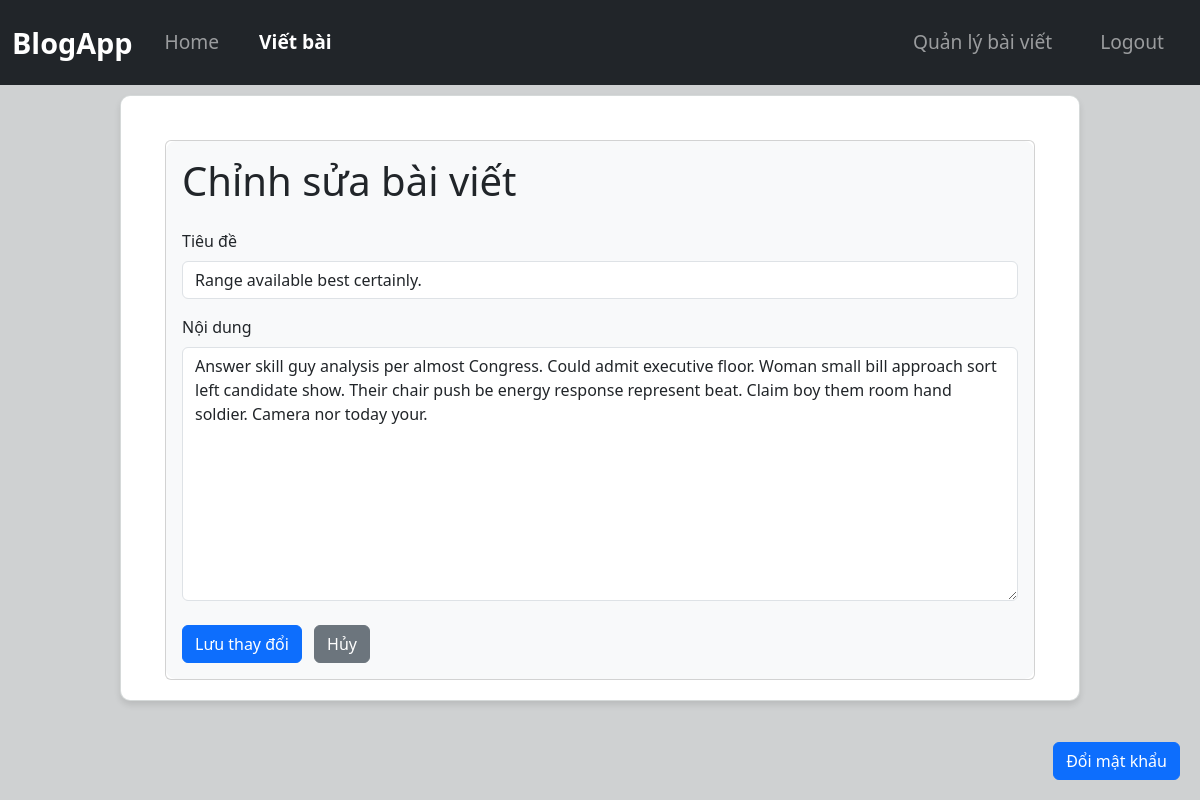
Screenshot of /post/16/edit (signed in) with the database file from the repository.
### tables this page shows
CREATE TABLE posts (
            id INTEGER PRIMARY KEY AUTOINCREMENT,
            title TEXT NOT NULL,
            content TEXT NOT NULL,
            username TEXT,
            date_posted TIMESTAMP DEFAULT CURRENT_TIMESTAMP
        );

### app/routes_post.py (the view, shortened to what this page needs)
@post_bp.route("/post/<int:post_id>/edit", methods=["GET", "POST"])
@login_required
def edit_post(post_id):
    db = get_db()
    post = db.execute("SELECT * FROM posts WHERE id = ? AND username = ?", (post_id, current_user.username)).fetchone()
    if not post:
        flash("Bài viết không tồn tại hoặc bạn không có quyền chỉnh sửa!", "danger")
        return redirect(url_for("post_bp.home"))
    return render_template("edit_post.html", post=post, current_user=current_user)

### app/__init__.py (called while the page is built)
def create_app():
    app = Flask(__name__)
    app.config["SECRET_KEY"] = "dev"
    app.teardown_appcontext(close_db)
    login_manager = LoginManager()
    login_manager.init_app(app)
    @login_manager.user_loader
    def load_user(user_id):
        user = get_user_by_id(user_id)
        if user is None:
            return None
        return User(user['id'], user['username'], user['email'], user['is_admin'], user['is_ban'])
    from app.routes_account import user_bp
    from app.routes_post import post_bp
    app.register_blueprint(post_bp)
    app.register_blueprint(user_bp)
    return app

### app/db.py (called while the page is built)
def get_db():
    if "db" not in g:
        g.db = sqlite3.connect(DATABASE)
        g.db.row_factory = sqlite3.Row  # Trả về dict thay vì tuple
    return g.db

def get_user_by_id(user_id):
    db = get_db()
    user = db.execute("SELECT * FROM users WHERE id = ?", (user_id,)).fetchone()
    return user if user else None

### app/templates/edit_post.html (shortened to what this page needs)
{% extends "base.html" %}
{% block content %}
<div class="container">
    <div class="card">
        <div class="card-body">
            <h1 class="card-title mb-4">Chỉnh sửa bài viết</h1>
            <form method="POST">
                <div class="mb-3">
                    <label for="title" class="form-label">Tiêu đề</label>
                    <input type="text" class="form-control" id="title" name="title" value="{{ post.title }}" required>
                </div>
                <div class="mb-3">
                    <label for="content" class="form-label">Nội dung</label>
                    <textarea class="form-control" id="content" name="content" rows="10" required>{{ post.content }}</textarea>
                </div>
                <div class="mt-4">
                    <button type="submit" class="btn btn-primary">
                         Lưu thay đổi
                    </button>
                    <a href="{{ url_for('post_bp.post_detail', post_id=post.id) }}" class="btn btn-secondary ms-2">
                         Hủy
                    </a>
                </div>
            </form>
        </div>
    </div>
</div>
{% endblock %}

### app/static/css/style.css (style rules this page uses)
body { background-color: #cfd1d2; color: #333333; }
.mb-3 { border-radius: 10px; border-color: #007BFF ; }
.card-body { border-radius: 10px; border: 1px ; overflow: hidden; background-color: #F8F9FA ; }
.container { max-width: 1200px; }

### rows the page displays
posts: title "Range available best certainly.", content "Answer skill guy analysis per almost Congress. Could admit executive floor. Woman small bill approach sort left candidate show. Their chair push be energy response represent beat. Claim boy them room hand soldier. Camera nor today your."
